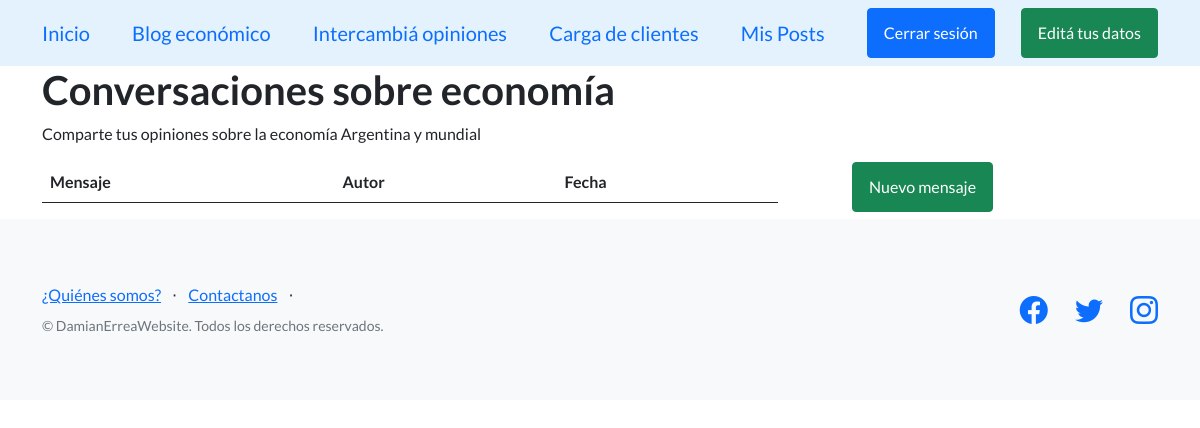
/mensaje_list/ (signed in), run on an earlier commit of the app's database.
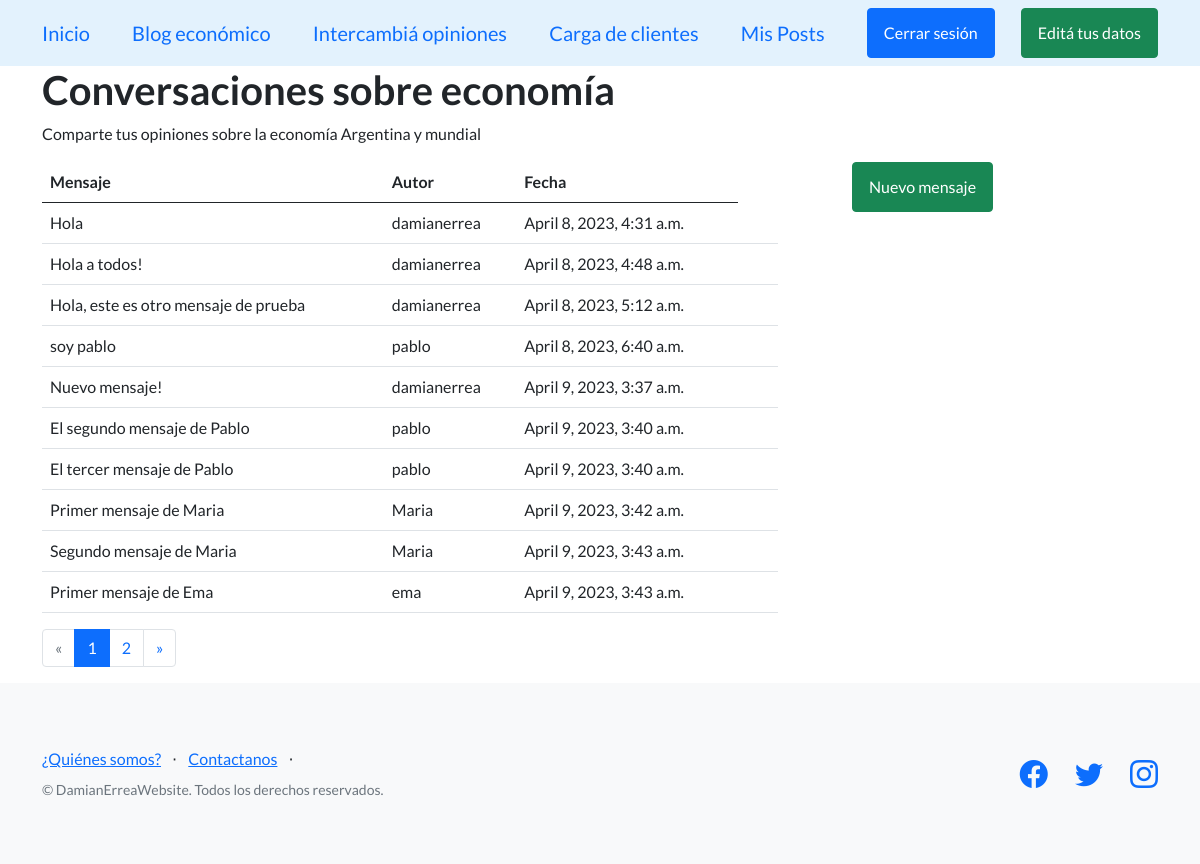
And on a later commit of the database.
### AppCoder/models.py (models this page shows, shortened)
class Mensajes(models.Model):
    content = models.TextField(max_length=3000, default='')
    created_at = models.DateTimeField(auto_now_add=True, editable=False)
    author = models.ForeignKey(User, on_delete=models.CASCADE, editable=False)

### AppCoder/views.py (the view)
# urls.py: path('mensaje_list/', mensaje_list, name='mensaje_list'),
@login_required
def mensaje_list(request):
    mensaje_list = Mensajes.objects.all().order_by('created_at')
    paginator = Paginator(mensaje_list, 10)
    page_number = request.GET.get('page')
    page_obj = paginator.get_page(page_number)
    return render(request, 'AppCoder/mensaje_list.html', {'mensajes': page_obj})

### AppCoder/templates/AppCoder/mensaje_list.html (shortened to what this page needs)
{% extends 'AppCoder/base.html' %}
{% block contenido_que_cambia %}
  <div class="container">
    <h1>Conversaciones sobre economía</h1>
    <p>Comparte tus opiniones sobre la economía Argentina y mundial</p>
    <div class="row">
      <div class="col-md-8">
        <table class="table">
          <thead>
            <tr>
              <th>Mensaje</th>
              <th>Autor</th>
              <th>Fecha</th>
            </tr>
          </thead>
          <tbody>
            {% for mensaje in mensajes %}
              <tr>
                <td>{{ mensaje.content }}</td>
                <td>{{ mensaje.author }}</td>
                <td>{{ mensaje.created_at }}</td>
                <td></td>
                <td></td>
              </tr>
            {% endfor %}
          </tbody>
        </table>
        {% if mensajes.has_other_pages %}
          <ul class="pagination">
            {% if mensajes.has_previous %}
              <li class="page-item"><a class="page-link" href="?page={{ mensajes.previous_page_number }}">&laquo;</a></li>
            {% else %}
              <li class="page-item disabled"><a class="page-link" href="#">&laquo;</a></li>
            {% endif %}
            {% for i in mensajes.paginator.page_range %}
              {% if mensajes.number == i %}
                <li class="page-item active"><a class="page-link" href="#">{{ i }}</a></li>
              {% else %}
                <li class="page-item"><a class="page-link" href="?page={{ i }}">{{ i }}</a></li>
              {% endif %}
            {% endfor %}
            {% if mensajes.has_next %}
              <li class="page-item"><a class="page-link" href="?page={{ mensajes.next_page_number }}">&raquo;</a></li>
            {% else %}
              <li class="page-item disabled"><a class="page-link" href="#">&raquo;</a></li>
            {% endif %}
          </ul>
        {% endif %}
      </div>
      <div class="col-md-4">
          <a href="{% url 'mensajes_form'%}">
          <button class="btn btn-success" style="margin-left:50px;">
            Nuevo mensaje
          </button>
          </div>
        </div>
      </div>
{% endblock contenido_que_cambia %}

What changed in the data, as far as the page shows it:
added Mensajes: content "Hola", author "damianerrea", created_at "April 8, 2023, 4:31 a.m."
added Mensajes: content "Hola a todos!", author "damianerrea", created_at "April 8, 2023, 4:48 a.m."
added Mensajes: content "Hola, este es otro mensaje de prueba", author "damianerrea", created_at "April 8, 2023, 5:12 a.m."
added Mensajes: content "soy pablo", author "pablo", created_at "April 8, 2023, 6:40 a.m."
added Mensajes: content "Nuevo mensaje!", author "damianerrea", created_at "April 9, 2023, 3:37 a.m."
added Mensajes: content "El segundo mensaje de Pablo", author "pablo", created_at "April 9, 2023, 3:40 a.m."
added Mensajes: content "El tercer mensaje de Pablo", author "pablo", created_at "April 9, 2023, 3:40 a.m."
added Mensajes: content "Primer mensaje de Maria", author "Maria", created_at "April 9, 2023, 3:42 a.m."
added Mensajes: content "Segundo mensaje de Maria", author "Maria", created_at "April 9, 2023, 3:43 a.m."
added Mensajes: content "Primer mensaje de Ema", author "ema", created_at "April 9, 2023, 3:43 a.m."
Also different on the page:
new list line: "1"
new list line: "2"
